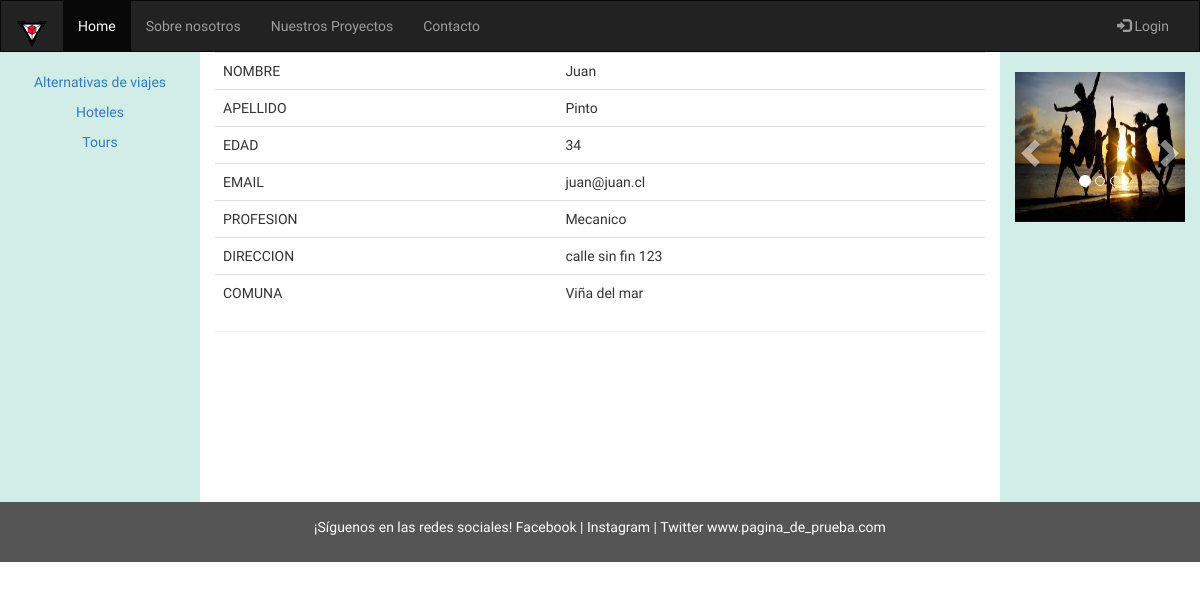
Screenshot of /ingresar-datos/2/ with the database file from the repository.
### app1/models.py (models this page shows, shortened)
class PerfilDeUsuario(models.Model):
    user = models.OneToOneField(User, on_delete=models.CASCADE)
    edad = models.IntegerField()
    profesion = models.CharField(max_length=100)
    direccion = models.CharField(max_length=100)
    comuna = models.CharField(max_length=100)

### app1/views.py (the view)
# urls.py: path('ingresar-datos/<int:user_id>/', ingresar_datos_view, name='ingresar-datos'),
def ingresar_datos_view(request, user_id):
        usuario = PerfilDeUsuario.objects.get(user_id=user_id)
        context = {'usuario' : usuario}
        return render(request, 'perfil_usuario.html', context)

### app1/templates/perfil_usuario.html
{% extends 'base.html' %}
{% block contenido %}
<table class="table">
<tbody>
<tr>
    <td>NOMBRE</td>
    <td>{{usuario.user.first_name}}</td>
</tr>
<tr>
    <td>APELLIDO</td>
    <td>{{usuario.user.last_name}}</td>
</tr>
<tr>
    <td>EDAD</td>
    <td>{{usuario.edad}}</td>
</tr>
<tr>
    <td>EMAIL</td>
    <td>{{usuario.user.email}}</td>
</tr>
<tr>
    <td>PROFESION</td>
    <td>{{usuario.profesion}}</td>
</tr>
<tr>
    <td>DIRECCION</td>
    <td>{{usuario.direccion}}</td>
</tr>
<tr>
    <td>COMUNA</td>
    <td>{{usuario.comuna}}</td>
</tr>
</tbody>
</table>
{% endblock %}

### app1/static/estilo.css (style rules this page uses)
* { font-family: 'Geologica', sans-serif; }

### rows the page displays
PerfilDeUsuario: user.first_name "Juan", user.last_name "Pinto", edad "34", user.email "juan@juan.cl", profesion "Mecanico", direccion "calle sin fin 123", comuna "Viña del mar"
